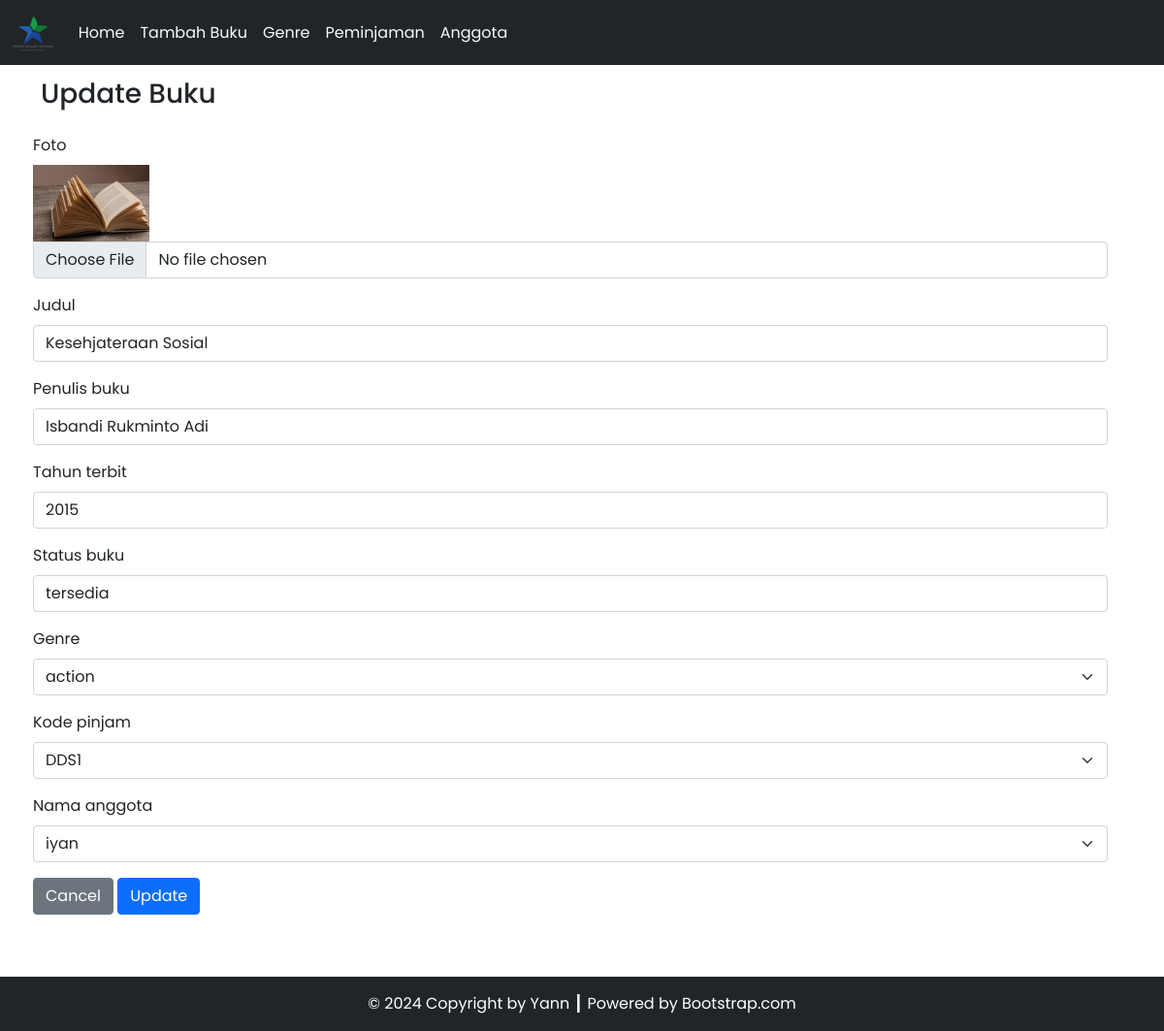
/TP3DPBO/updatebuku.php?id_update=2, run on the app's committed database.
### tables this page shows
CREATE TABLE `buku` (
  `id_buku` int(11) NOT NULL AUTO_INCREMENT,
  `judul_buku` varchar(255) DEFAULT NULL,
  `penulis_buku` varchar(255) DEFAULT NULL,
  `tahun_terbit_buku` int(12) DEFAULT NULL,
  `status_buku` varchar(255) DEFAULT NULL,
  `id_genre` int(11) DEFAULT NULL,
  `foto_buku` varchar(255) DEFAULT NULL,
  `id_peminjaman` int(11) DEFAULT NULL,
  `id_anggota` int(11) DEFAULT NULL,
  PRIMARY KEY (`id_buku`),
  KEY `genre_key` (`id_genre`),
  KEY `peminjaman_key` (`id_peminjaman`),
  KEY `anggota_key` (`id_anggota`),
  CONSTRAINT `anggota_key` FOREIGN KEY (`id_anggota`) REFERENCES `anggota` (`id_anggota`) ON DELETE CASCADE ON UPDATE CASCADE,
  CONSTRAINT `genre_key` FOREIGN KEY (`id_genre`) REFERENCES `genre` (`id_genre`) ON DELETE CASCADE ON UPDATE CASCADE,
  CONSTRAINT `peminjaman_key` FOREIGN KEY (`id_peminjaman`) REFERENCES `peminjaman` (`id_peminjaman`) ON DELETE CASCADE ON UPDATE CASCADE
);

### TP3DPBO/config/db.php (called while the page is built)
<?php
$DB_HOST = "localhost";
$DB_USERNAME = "root";
$DB_PASSWORD = "";
$DB_NAME = "db_perpustakaan";

### TP3DPBO/classes/DB.php (called while the page is built, shortened)
<?php
class DB
{
    private $hostname;
    private $username;
    private $password;
    private $dbname;
    private $conn;
    private $result;
    function __construct($hostname, $username, $password, $dbname)
    {
        $this->hostname = $hostname;
        $this->username = $username;
        $this->password = $password;
        $this->dbname = $dbname;
    }
    function open()
    {
        $this->conn = mysqli_connect($this->hostname, $this->username, $this->password, $this->dbname);
    }
    function execute($query)
    {
        $this->result = mysqli_query($this->conn, $query);
    }
    function getResult()
    {
        return mysqli_fetch_array($this->result);
    }
}

### TP3DPBO/classes/Genre.php (called while the page is built, shortened)
<?php
class Genre extends DB
{
    function getgenre()
    {
        $query = "SELECT * FROM genre";
        return $this->execute($query);
    }
}

### TP3DPBO/classes/Buku.php (called while the page is built, shortened)
<?php
class Buku extends DB
{
    function getbukuById($id){
        $query = "SELECT * FROM buku
        JOIN genre ON buku.id_genre=genre.id_genre
        JOIN peminjaman ON buku.id_peminjaman=peminjaman.id_peminjaman
        JOIN anggota ON buku.id_anggota=anggota.id_anggota
        WHERE id_buku=$id";
        return $this->execute($query);
    }
}

### TP3DPBO/classes/Peminjaman.php (called while the page is built, shortened)
<?php
class Peminjaman extends DB
{
    function getpeminjaman(){
        $query = "SELECT * FROM peminjaman";
        return $this->execute($query);
    }
}

### TP3DPBO/classes/Anggota.php (called while the page is built, shortened)
<?php
class Anggota extends DB
{
    function getanggota(){
        $query = "SELECT * FROM anggota";
        return $this->execute($query);
    }
}

### TP3DPBO/updatebuku.php (the view, shortened to what this page needs)
<?php
include('config/db.php');
include('classes/DB.php');
include('classes/Buku.php');
include('classes/Genre.php');
include('classes/Anggota.php');
include('classes/Peminjaman.php');
$buku = new Buku($DB_HOST, $DB_USERNAME, $DB_PASSWORD, $DB_NAME);
$genre = new Genre($DB_HOST, $DB_USERNAME, $DB_PASSWORD, $DB_NAME);
$peminjaman = new Peminjaman($DB_HOST, $DB_USERNAME, $DB_PASSWORD, $DB_NAME);
$anggota = new Anggota($DB_HOST, $DB_USERNAME, $DB_PASSWORD, $DB_NAME);
$buku->open();
$genre->open();
$peminjaman->open();
$anggota->open();
$buku->getbuku();
$genre->getgenre();
$peminjaman->getpeminjaman();
$anggota->getanggota();
$datagenre = null;
$datapeminjaman = null;
$dataanggota = null;
if (isset($_GET['id_update'])) {
    $id = $_GET['id_update'];
    $buku->getbukuById($id);
    $result = $buku->getresult();
    while($data = $genre->getResult()){
        $datagenre .= '<option value="'.$data['id_genre'].'" '.($data['id_genre'] == $result['id_genre'] ? "selected" : "").'>'.$data['nama_genre'].'</option>';
    }
    while($data = $peminjaman->getResult()){
        $datapeminjaman .= '<option value="'.$data['id_peminjaman'].'" '.($data['id_peminjaman'] == $result['id_peminjaman'] ? "selected" : "").'>'.$data['kode_peminjaman'].'</option>';
    }
    while($data = $anggota->getResult()){
        $dataanggota .= '<option value="'.$data['id_anggota'].'" '.($data['id_anggota'] == $result['id_anggota'] ? "selected" : "").'>'.$data['nama_anggota'].'</option>';
    }
    $form = '<div class="col gx-2 gy-3 justify-content-center">
    <form action="" method="POST" role="form" id="form-add" enctype="multipart/form-data">
        <input type="hidden" name="id_update" id="id_update" value="'.$result['id_buku'].'">
        <div class="mb-3">
            <label for="foto_buku" class="form-label">Foto</label><br>
            <img src="assets/images/'.$result['foto_buku'].'" alt="" width="120px"><br>
            <input type="hidden" name="foto_lama" id="foto_lama" value="'.$result['foto_buku'].'">
            <input class="form-control" type="file" id="foto_buku" name="foto_buku">
        </div>
        <div class="mb-3">
            <label for="judul_buku" class="form-label">Judul</label>
            <input type="text" class="form-control" id="judul_buku" name="judul_buku" value="'.$result['judul_buku'].'" required>
        </div>
        <div class="mb-3">
            <label for="penulis_buku" class="form-label">Penulis buku</label>
            <input type="text" class="form-control" id="penulis_buku" name="penulis_buku" value="'.$result['penulis_buku'].'" required>
        </div>
        <div class="mb-3">
            <label for="tahun_terbit_buku" class="form-label">Tahun terbit</label>
            <input type="text" class="form-control" id="tahun_terbit_buku" name="tahun_terbit_buku" value="'.$result['tahun_terbit_buku'].'" required>
        </div>
        <div class="mb-3">
            <label for="status_buku" class="form-label">Status buku</label>
            <input type="text" class="form-control" id="status_buku" name="status_buku" value="'.$result['status_buku'].'" required>
        </div>
        <div class="mb-3">
            <label for="id_genre" class="form-label">Genre</label>
            <select class="form-select" aria-label="Category" id="id_genre" name="id_genre" required>
                '.$datagenre.'
            </select>
        </div>
        <div class="mb-3">
            <label for="id_peminjaman" class="form-label">Kode pinjam</label>
            <select class="form-select" aria-label="Category" id="id_peminjaman" name="id_peminjaman" required>
                '.$datapeminjaman.'
            </select>
        </div>
        <div class="mb-3">
            <label for="id_anggota" class="form-label">Nama anggota</label>
            <select class="form-select" aria-label="Category" id="id_anggota" name="id_anggota" required>
                '.$dataanggota.'
            </select>
        </div>
        <a href="index.php"><button type="button" class="btn btn-secondary">Cancel</button></a>
        <button type="submit" class="btn btn-primary text-white" name="submit" id="submit" form="form-add">Update</button>
    </form>
    </div>
    ';
}

### data on the page
buku: foto_buku (picture), judul_buku "Kesehjateraan Sosial", penulis_buku "Isbandi Rukminto Adi", tahun_terbit_buku "2015", status_buku "tersedia"

### other printed values
$this->content "Home Tambah Buku Genre Peminjaman Anggota Update Buku © 2024 Copyright by Yann ┃ Powered by Bootstrap.com"
form field id_genre "action"
form field id_peminjaman "DDS1"
form field id_anggota "iyan"
